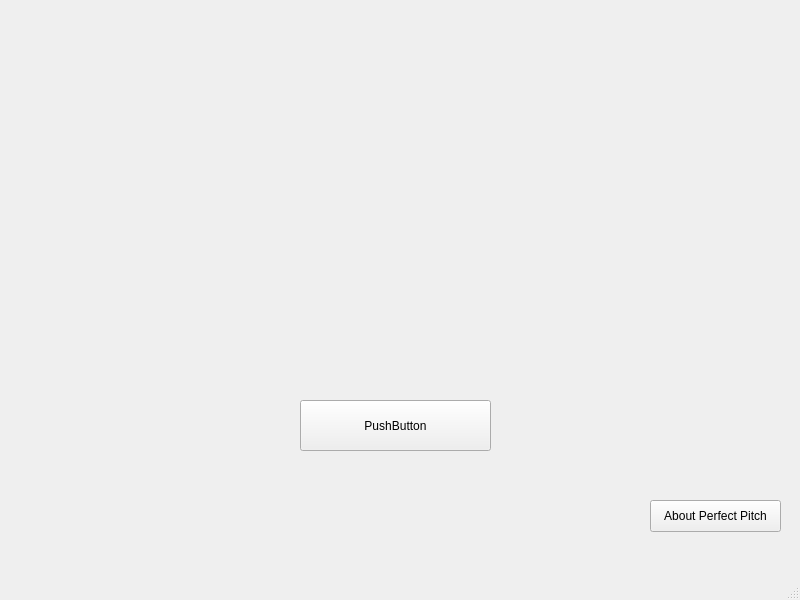
<?xml version="1.0" encoding="UTF-8"?>
<ui version="4.0">
 <class>MainWindow</class>
 <widget class="QMainWindow" name="MainWindow">
  <property name="geometry">
   <rect>
    <x>0</x>
    <y>0</y>
    <width>800</width>
    <height>600</height>
   </rect>
  </property>
  <property name="windowTitle">
   <string>MainWindow</string>
  </property>
  <widget class="QWidget" name="centralwidget">
   <widget class="QPushButton" name="startButton">
    <property name="geometry">
     <rect>
      <x>300</x>
      <y>400</y>
      <width>191</width>
      <height>51</height>
     </rect>
    </property>
    <property name="text">
     <string>PushButton</string>
    </property>
   </widget>
   <widget class="QPushButton" name="aboutButton">
    <property name="geometry">
     <rect>
      <x>650</x>
      <y>500</y>
      <width>131</width>
      <height>32</height>
     </rect>
    </property>
    <property name="autoFillBackground">
     <bool>false</bool>
    </property>
    <property name="text">
     <string>About Perfect Pitch</string>
    </property>
   </widget>
  </widget>
  <widget class="QMenuBar" name="menubar">
   <property name="geometry">
    <rect>
     <x>0</x>
     <y>0</y>
     <width>800</width>
     <height>22</height>
    </rect>
   </property>
  </widget>
  <widget class="QStatusBar" name="statusbar"/>
 </widget>
 <resources/>
 <connections/>
</ui>
